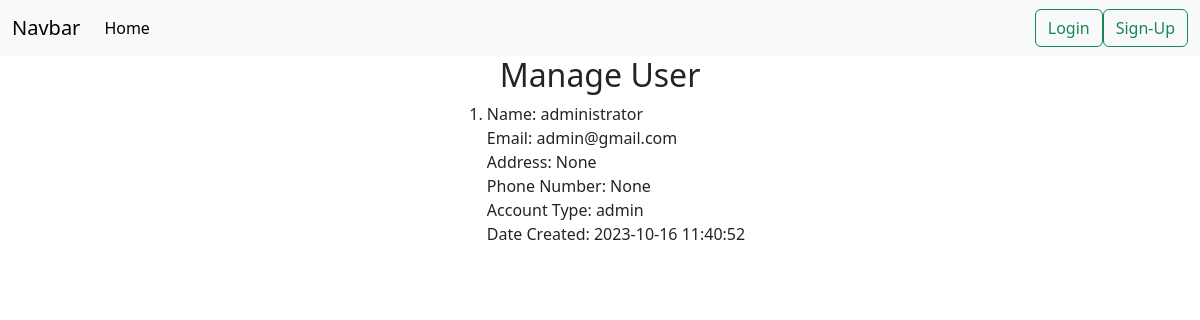
/manage_user, run on an earlier commit of the app's database.
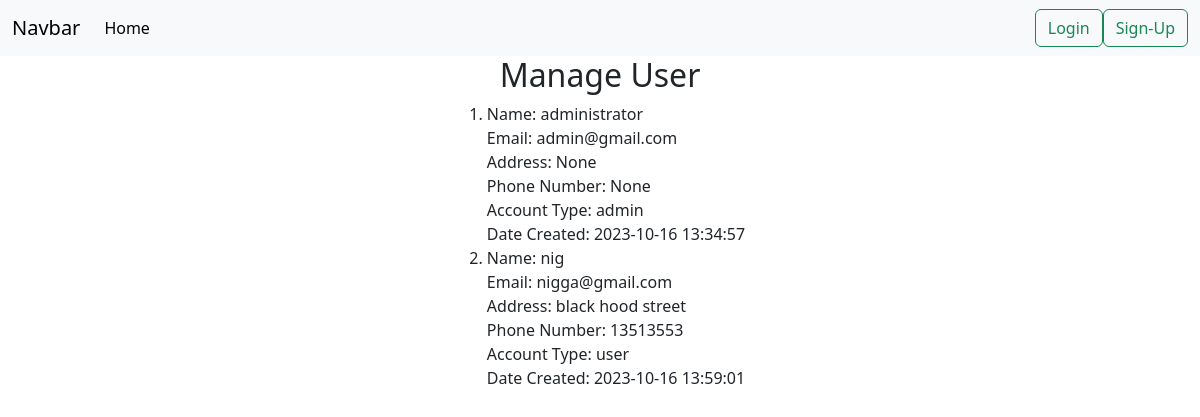
And on a later commit of the database.
### tables this page shows
CREATE TABLE users (
    user_id INTEGER PRIMARY KEY AUTOINCREMENT,
    first_name varchar(50) NOT NULL,
    last_name varchar(50),
    email varchar(50) NOT NULL UNIQUE,
    password varchar(50) NOT NULL,
    address varchar(100),
    phone_number varchar(20),
    account_type varchar(10) NOT NULL DEFAULT "user",
    time_created DATETIME DEFAULT CURRENT_TIMESTAMP
);

### app.py (the view)
@app.route('/manage_user', methods=['GET', 'POST'])
def manage_user():
    try:
        if request.method == 'GET':
            conn = get_db_connection()
            users = conn.execute('SELECT * FROM users').fetchall()
            conn.close()
            print("success")
            return render_template('manage_user.html', users=users)
    except Exception as e:
        print(str(e))
        return redirect('/')

### app.py (called while the page is built)
def get_db_connection():
    conn = sqlite3.connect('sql_database.db')
    conn.row_factory = sqlite3.Row
    return conn

### templates/manage_user.html (shortened to what this page needs)
{% extends 'base.html' %}
{% block body %}
<main class="container-fluid main-cart-container">
  <h2>Manage User</h2>
  <div class="user-list">
    <ol>
      {% for user in users %}
      <li>
        <div class="user-box-flex">
          <div class="user-box-description">
            <div class="first-name">
              {% if user.lastname != null %}
              Name: {{ user.first_name + " " + user.last_name }}
              {% else %}
              Name: {{ user.first_name }}
              {% endif %}
            </div>
            <div class="email">
              Email: {{ user.email }}
            </div>
            <div class="address">
              Address: {{ user.address }}
            </div>
            <div class="phone-number">
                Phone Number: {{ user.phone_number }}
            </div>
            <div class="account_type">
                Account Type: {{ user.account_type }}
            </div>
            <div class="date-created">
                Date Created: {{ user.time_created }}
            </div>
          </div>
        </div>
      </li>
      {% endfor %}
  </ol>
  </div>
</main>
{% endblock %}

### templates/base.html (shortened to what this page needs)
<!DOCTYPE html>
<html lang="en">
<head>
    <link rel="stylesheet" href="{{ url_for('static', filename='css/main.css') }}">
    <link href="https://cdn.jsdelivr.net/npm/bootstrap@5.3.2/dist/css/bootstrap.min.css" rel="stylesheet">
</head>
<body>
    <header>
        <nav class="navbar navbar-expand-lg bg-body-tertiary">
            <div class="container-fluid">
              <a class="navbar-brand" href="#">Navbar</a>
              <div class="collapse navbar-collapse" id="navbarSupportedContent">
                <ul class="navbar-nav me-auto mb-2 mb-lg-0">
                  <li class="nav-item">
                    <a class="nav-link active" aria-current="page" href="/">Home</a>
                  </li>
                </ul>
                <div class="d-flex">
                  {% if session['login_status'] == 1 %}
                  <a class="btn btn-outline-success" href="/logout">Logout</a>
                  {% else %}
                  <a class="btn btn-outline-success" href="/login">Login</a>
                  <a class="btn btn-outline-success" href="/signup">Sign-Up</a>
                  {% endif %}
                </div>
              </div>
            </div>
          </nav>
        </header>
    {% block body %}{% endblock %}
</body>
</html>

### static/css/main.css (style rules this page uses)
* { margin: 0; padding: 0; }
body, html { height: 100%; font-family: sans-serif; }
.main-cart-container { display: flex; flex-direction: column; align-items: center; }

What changed in the data, as far as the page shows it:
changed users "administrator": time_created "2023-10-16 11:40:52" → "2023-10-16 13:34:57"
added users: first_name "nig", email "nigga@gmail.com", address "black hood street", phone_number "13513553", account_type "user", time_created "2023-10-16 13:59:01"
